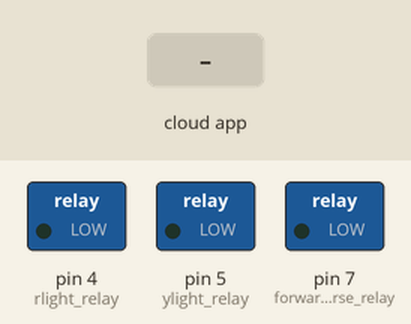
This sketch was run on a simulated Arduino Uno, built with avr-gcc and run on an emulated ATmega328P. Shown: switched loads named in the sketch (green lamp = pin HIGH). The inputs (shaded band) are chosen by the test bench. The ROS host is connected and sends only what is stated.

Above: at 1.2 s.
1.3 s: the phone or cloud app sets c_estop to 1
At 1.6 s:
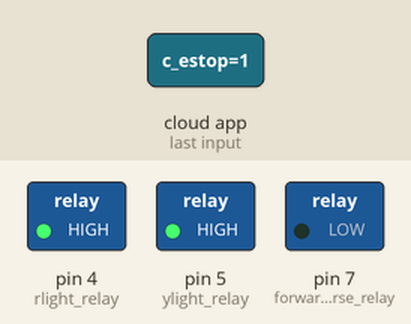
2.8 s: the phone or cloud app sets c_estop to 0
At 4.0 s:
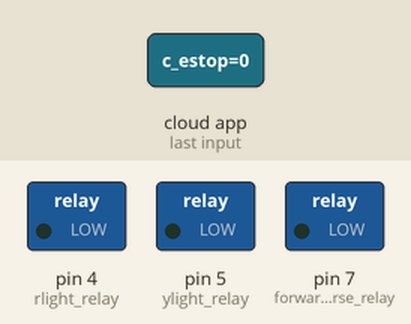
4.3 s: the phone or cloud app sets reverse to 1
At 5.1 s:
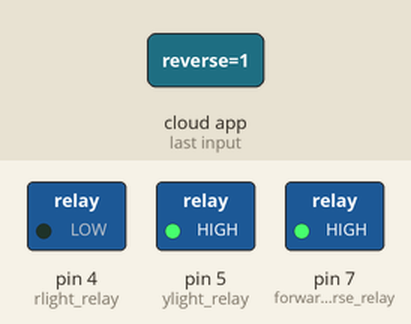
5.8 s: the phone or cloud app sets reverse to 0
At 6.2 s:
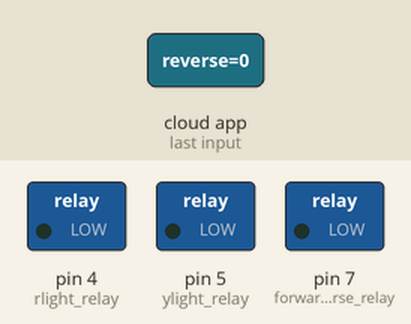
Timing chart, 0 to 8.3 s (numbered marks = the images above; inputs shaded):
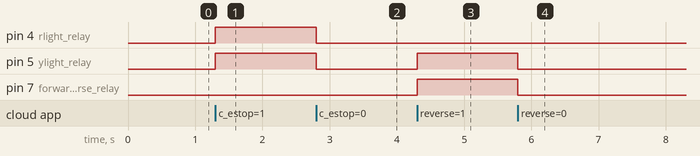

The sketch:

rev_and_lamp3.ino
```cpp
/*
  reverse and safty lihgt
  D0,1,2,3,4,5,6,7,8,9,10,11,12,13,A0,1,2,3,4,5
   x,x,2,x,x,x,x,x,x,x,10,11,12,13, x,1,2,3,4,5
  --
  Pin assignment
  D7  relay1 forward/reverse forward=NC reverse=NO
  D6  no connection
  D9  relay3 yellow light       on=HIGH, off=LOW
  D8  relay4 red light

  ---
  Wire assignment
  --reverse/forward-------------------------------

  D7--------|relay1  NC|---forward
            |        NO|---reverse

  ---safty rlight------------------------------------
  D8--------|
          ---------
          |NO     |
  -RED----|NC  COM|----RED-----RED LAMP max 2A
        ---------
     safty ylight
  D9----------|
          ---------
          |NO     |
  --RED---|NC  COM|----RED-----YELLOW LAMP max 2A
        ---------
  TOPIC in-------
  Rlight  -> Int16
  Ylight  -> Int16
  reverse -> Bool
  c_estop   -> Bool
  TOPIC out---------
  c_reverse <- bool
  c_rlight  <- Int16
  c_ylight  <- Int16
*/

#include <ros.h>
#include <std_msgs/Bool.h>
#include <std_msgs/Int16.h>
ros::NodeHandle nh;
std_msgs::Bool c_reverse; // for debugging
std_msgs::Int16 c_rlight; // for debugging

ros::Publisher pubreverse("c_reverse", &c_reverse);
ros::Publisher pubrlight("c_rlight", &c_rlight);


int forwardreverse_relay = 7;//  D5  relay3 reverse/forward
int rlight_relay = 4;//  D4  relay4
int ylight_relay = 5;//  D5  relay3
unsigned long publishtime;
bool reverse = false;
int ylight = 0;
int rlight = 0;
bool estop_flag = false;
bool estop_flag_pre = false;
bool ch[]={false,false,false,false,false,false,false,false,false,false,false,false,false,false};
void digitalWrite1(int num,bool val) {
  if(val != ch[num]) {
    digitalWrite(num,val);
    ch[num] = val;
  }
}

void reverseCb(const std_msgs::Bool &Reverse)
{
  reverse = Reverse.data;
  c_reverse.data = reverse;
  pubreverse.publish(&c_reverse);
  ylight = (int) reverse;
}
void rlightCb(const std_msgs::Int16 &Rlight)
{
  rlight = Rlight.data;
  c_rlight.data = rlight;
  pubrlight.publish(&c_rlight);
}
void estopCb(const std_msgs::Bool &Estop)
{
  estop_flag = Estop.data;
}

ros::Subscriber<std_msgs::Bool> subestop("c_estop", &estopCb);
ros::Subscriber<std_msgs::Int16> subrlight("rlight", &rlightCb);
ros::Subscriber<std_msgs::Bool> subreverse("reverse", &reverseCb);
void setup()
{
  pinMode(forwardreverse_relay, OUTPUT);
  pinMode(rlight_relay, OUTPUT);
  pinMode(ylight_relay, OUTPUT);
  digitalWrite(forwardreverse_relay, false);
  ch[forwardreverse_relay] = false;
  digitalWrite(rlight_relay, false);
  ch[rlight_relay] = false;
  digitalWrite(ylight_relay, false);
  ch[ylight_relay] = false;
  nh.initNode();
  nh.subscribe(subestop);
  nh.subscribe(subrlight);
  nh.subscribe(subreverse);
  nh.advertise(pubreverse);
  nh.advertise(pubrlight);
  publishtime = millis() + 50;
  estop_flag = false;
  estop_flag_pre = estop_flag;
  reverse = false;
}
bool reversefunc(bool reverse1) {
  digitalWrite1(forwardreverse_relay, reverse1);
}
bool rlightfunc(int rlight1) {
  static unsigned int i = 0;
  i++;
  if(rlight1 == 0) digitalWrite1(rlight_relay, false);
  if(rlight1 == 1) digitalWrite1(rlight_relay, true);
  if(rlight1 == 2) {
  if(i > 30000) digitalWrite1(rlight_relay, true);
  else digitalWrite1(rlight_relay,false);

  }
  if(i > 60000) i = 0;
}
bool ylightfunc(int ylight1) {
  if(ylight1 == 0) digitalWrite1(ylight_relay, false);
  if(ylight1 == 1) digitalWrite1(ylight_relay, true);
}

void loop() {
  unsigned long c_millis = millis();
  if(estop_flag == true) {
    ylight = 1;
    rlight = 1;
    reverse = false;
  }
  if (estop_flag_pre == true && estop_flag == false) {
    ylight = 0;
    rlight = 0;
    reverse = false;
  }
  rlightfunc(rlight);
  reversefunc(reverse);
  ylightfunc(ylight);
  estop_flag_pre = estop_flag;
  if (c_millis > publishtime) {
    c_reverse.data = reverse;
    pubreverse.publish(&c_reverse);
    c_rlight.data = rlight;
    pubrlight.publish(&c_rlight);
    publishtime = c_millis + 50;
  }
  nh.spinOnce();
}
```

Measured:
- after the input at 1.3 s, pin 4 (rlight_relay), pin 5 (ylight_relay): LOW → HIGH at once
- after the input at 2.8 s, pin 4 (rlight_relay), pin 5 (ylight_relay): HIGH → LOW at once
- after the input at 4.3 s, pin 5 (ylight_relay), pin 7 (forwardreverse_relay): LOW → HIGH at once
- after the input at 5.8 s, pin 5 (ylight_relay), pin 7 (forwardreverse_relay): HIGH → LOW at once
